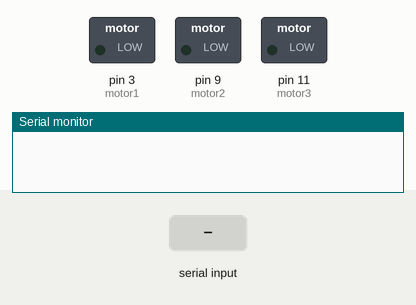
This sketch was run on a simulated Arduino Uno, built with avr-gcc and run on an emulated ATmega328P. Shown: switched loads named in the sketch (green lamp = pin HIGH), the last lines printed to the serial monitor. The inputs (shaded band) are chosen by the test bench.

Above: at 1.2 s.
1.3 s: "*start motors" received over Serial
At 2.1 s:
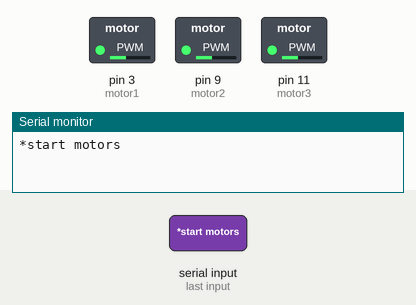
2.9 s: "*fly low" received over Serial
At 3.9 s:
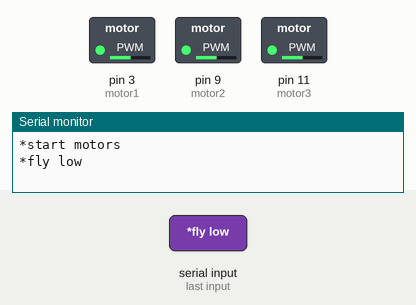
4.4 s: "*fly higher" received over Serial
At 4.9 s:
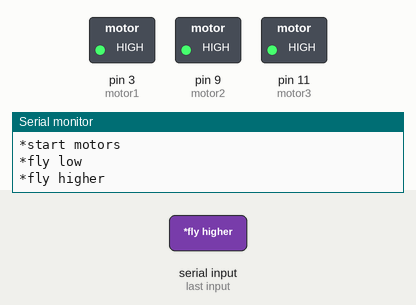
6.0 s: "*go left" received over Serial
At 7.2 s:
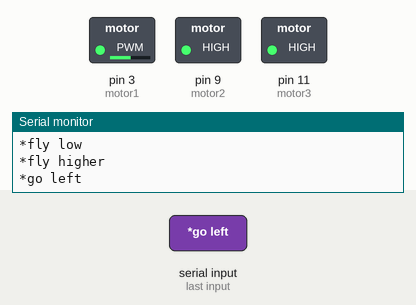
8.0 s: "*go right" received over Serial
At 9.1 s:
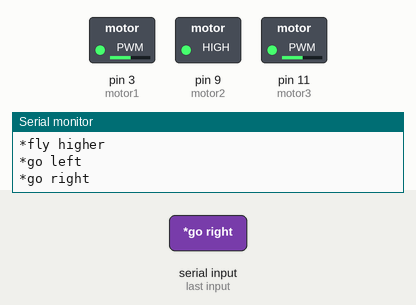
10.0 s: "*right back" received over Serial
At 10.28 s:
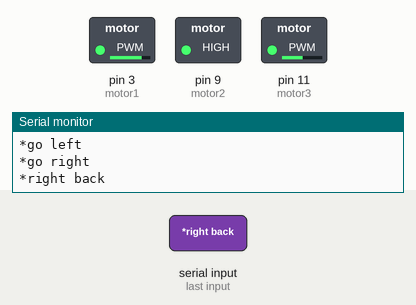
Timing chart, 0 to 12.9 s (numbered marks = the images above; inputs shaded):
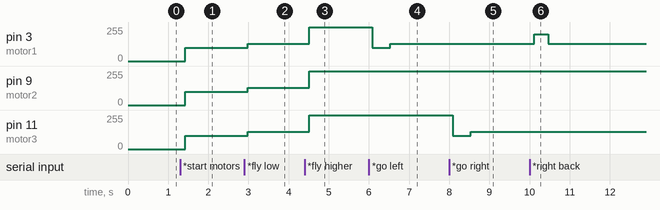

Measured:
- after the input at 1.3 s, pin 3 (motor1), pin 9 (motor2), pin 11 (motor3): 0/255 → 100/255 after 0.13 s
- after the input at 2.9 s, pin 3 (motor1), pin 9 (motor2), pin 11 (motor3): 100/255 → 130/255 after 0.08 s
- after the input at 4.4 s, pin 3 (motor1), pin 9 (motor2), pin 11 (motor3): 130/255 → 255/255 after 0.11 s
- after the input at 6.0 s, pin 3 (motor1): 255/255 → 100/255 after 0.08 s, → 130/255 0.45 s later
- after the input at 8.0 s, pin 11 (motor3): 255/255 → 100/255 after 0.09 s, → 130/255 0.45 s later
- after the input at 10.0 s, pin 3 (motor1): 130/255 → 200/255 after 0.11 s, → 130/255 0.35 s later

The sketch:

mini_drone.ino
```cpp
String voice;
int motor1 = 3; //Connect motor 1 To Pin #3 left motor
int motor2 = 9; //Connect motor 2 To Pin #9 rear motor
int motor3 = 11; //Connect motor 3 To Pin #11, right motor

//--------------------------Call A Function-------------------------------//

//the values after each anlogWrite commands are controlling the motor's speed, the max value is 255
//if your drone isn't in balance try to modify the values, example change 130 to 135 if your drone goes backward

void middlespeed() {
  analogWrite(motor1, 130);
  analogWrite(motor2, 130);
  analogWrite(motor3, 130);
}
void fastspeed() {
  analogWrite(motor1, 255);
  analogWrite(motor2, 255);
  analogWrite(motor3, 255);
}

void lowspeed() {
  analogWrite(motor1, 100);
  analogWrite(motor2, 100);
  analogWrite(motor3, 100);

}
//-----------------------------------------------------------------------//
void setup() {
  Serial.begin(9600);
  pinMode(motor1, OUTPUT);
  pinMode(motor2, OUTPUT);
  pinMode(motor3, OUTPUT);
}
//-----------------------------------------------------------------------//
void loop() {
  while (Serial.available()) { //Check if there is an available byte to read
    delay(10); //Delay added to make thing stable
    char c = Serial.read(); //Conduct a serial read
    if (c == '#') {
      break; //Exit the loop when the # is detected after the word
    }
    voice += c; //Shorthand for voice = voice + c
  }
  if (voice.length() > 0) {
    Serial.println(voice);
    //-----------------------------------------------------------------------//
    //----------Control motors----------//
    if (voice == "*start motors") {
      lowspeed(); //The motors start spin, and the drone slowly comes downer if already flies
    }
    else if (voice == "*fly low") {
      middlespeed(); //Fly the drone, stay in one place
    }
    else if (voice == "*fly higher") {
      fastspeed(); //Maximum motor speed, the drone will go upward very fast
    }

    //----------Directions----------//
    //The drone can be controlled the best in middlespeed state
    else if (voice == "*go left") {
      analogWrite(motor1, 100);
      delay(450);
      analogWrite(motor1, 130);
    }
    else if (voice == "*go right") {
      analogWrite(motor3, 100);
      delay(450);
      analogWrite(motor3, 130);
    }
    else if (voice == "*go backward") {
      analogWrite(motor2, 130);
      delay(300);
      analogWrite(motor2, 130);
    }
    else if (voice == "*go forward") {
      analogWrite(motor2, 200);
      delay(350);
      analogWrite(motor2, 130);
    }
    else if (voice == "*right back") {
      analogWrite(motor1, 200);
      delay(350);
      analogWrite(motor1, 130);
    }
    else if (voice == "*left back") {
      analogWrite(motor3, 200);
      delay(350);
      analogWrite(motor3, 130);
    }

    //-----------------------------------------------------------------------//
    voice = "";
  }
} //Reset the variable after initiating
```
